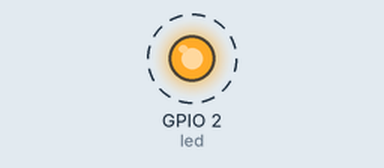
Simulated run of this program. Board: ESP32 board running MicroPython. Shown: output pins drawn as LEDs (lit = HIGH). Dashed ring = blinking. What the program prints to the serial console is not drawn.

Above: at 0.2 s.
Timing chart, 0 to 3.0 s (numbered marks = the images above):
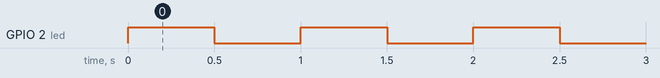

The program:

main.py
```python
"""Example asyncio main loop for ESP32 MicroPython.

Runs a few independent tasks concurrently. Press Ctrl-C in the REPL
(make repl) to stop it and get the >>> prompt.
"""

import asyncio
import time
from machine import Pin

LED_PIN = 2  # on-board LED on most ESP32 DevKit boards


async def blink(led, period_ms=500):
    """Toggle the LED forever."""
    while True:
        led.value(not led.value())
        await asyncio.sleep_ms(period_ms)


async def heartbeat(interval_s=5):
    """Print a status line periodically."""
    start = time.ticks_ms()
    while True:
        uptime = time.ticks_diff(time.ticks_ms(), start) // 1000
        print("heartbeat: uptime {}s".format(uptime))
        await asyncio.sleep(interval_s)


async def worker(name, delay_s):
    """Placeholder for your own work (read sensors, network, etc.)."""
    count = 0
    while True:
        count += 1
        print("{}: tick {}".format(name, count))
        await asyncio.sleep(delay_s)


async def main():
    led = Pin(LED_PIN, Pin.OUT)
    tasks = [
        asyncio.create_task(blink(led)),
        asyncio.create_task(heartbeat()),
        asyncio.create_task(worker("worker", 2)),
    ]
    try:
        await asyncio.gather(*tasks)
    finally:
        led.off()


try:
    asyncio.run(main())
except KeyboardInterrupt:
    print("Stopped by user (Ctrl-C)")
finally:
    # Reset asyncio state so it can be run again cleanly from the REPL
    asyncio.new_event_loop()
```

Measured:
- by itself, GPIO 2 (led): alternates HIGH for 0.50 s and LOW for 0.50 s
